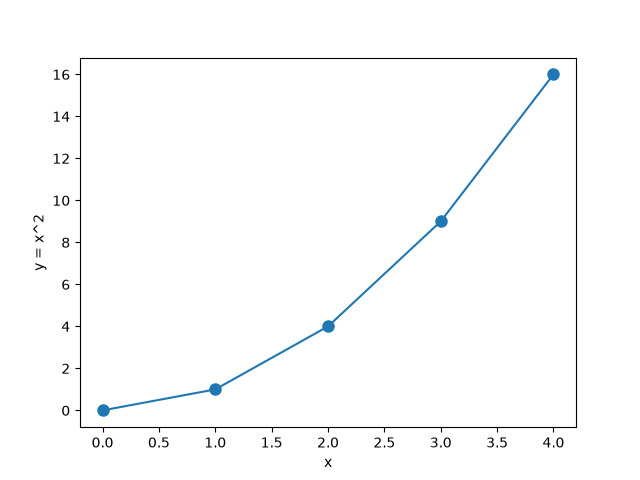

This chart was generated by the following Python code:
from pathlib import Path

import cv2
import matplotlib
import matplotlib.pyplot as plt
import numpy as np


print(f"NumPy: {np.__version__}")
print(f"Matplotlib: {matplotlib.__version__}")
print(f"OpenCV: {cv2.__version__}")

x = np.arange(5)
y = x**2

plt.plot(x, y, marker="o", markersize=8)
plt.xlabel("x")
plt.ylabel("y = x^2")
plt.savefig(Path(__file__).with_name("setup_check.png"))
plt.show()
